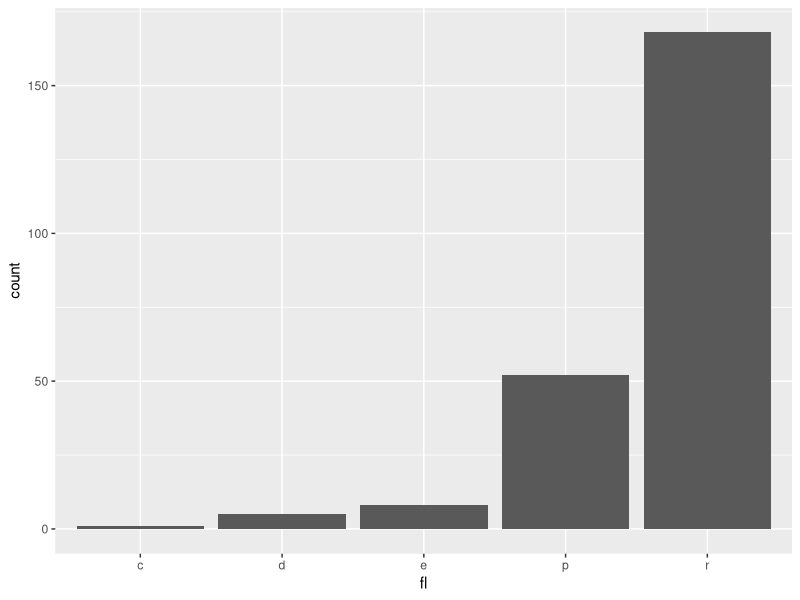
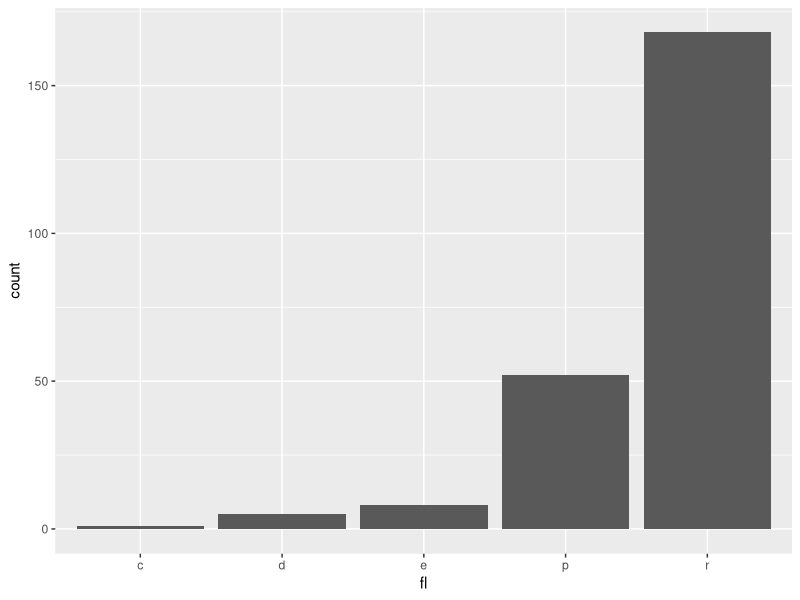
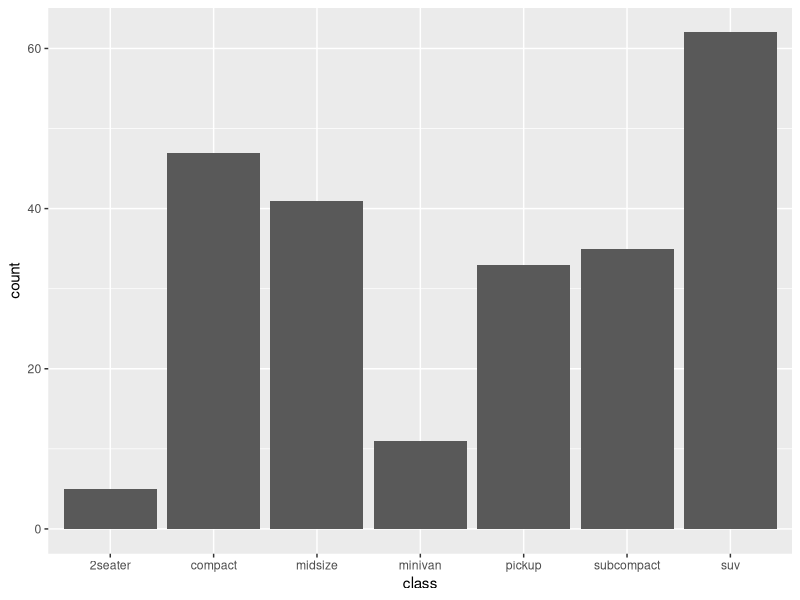
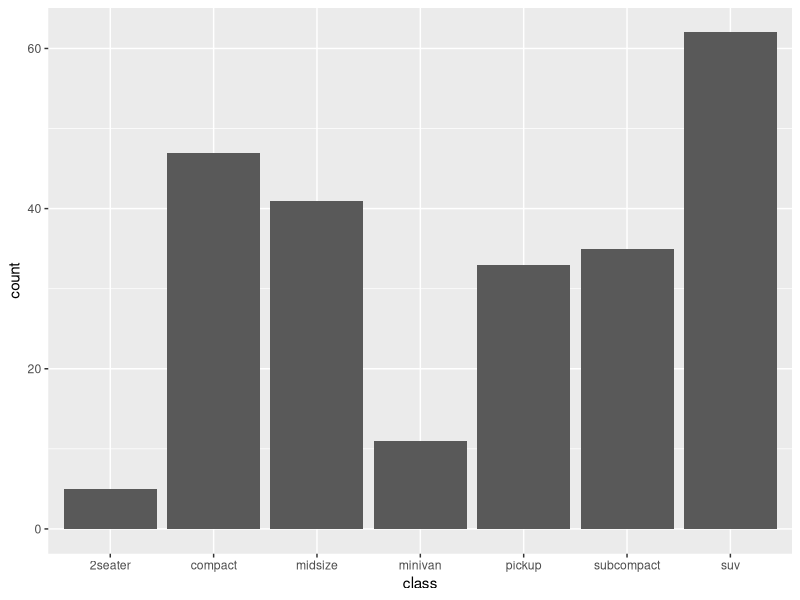
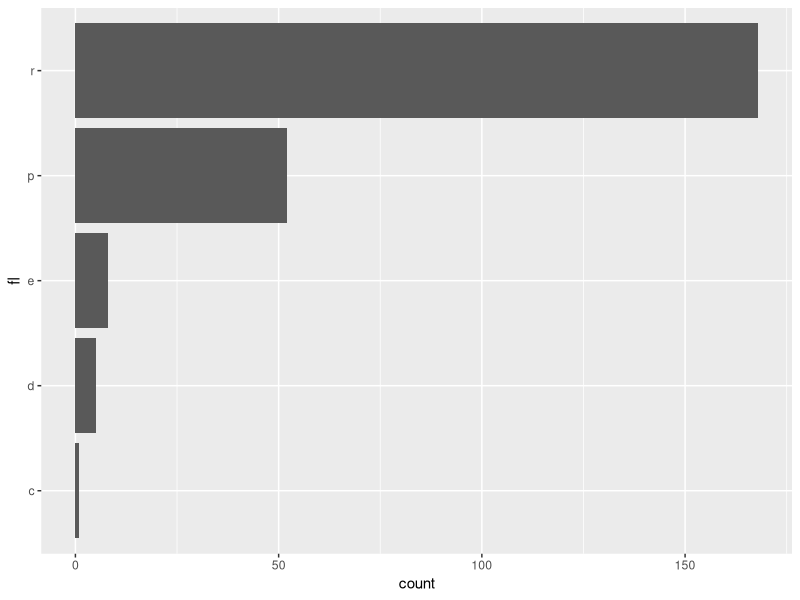
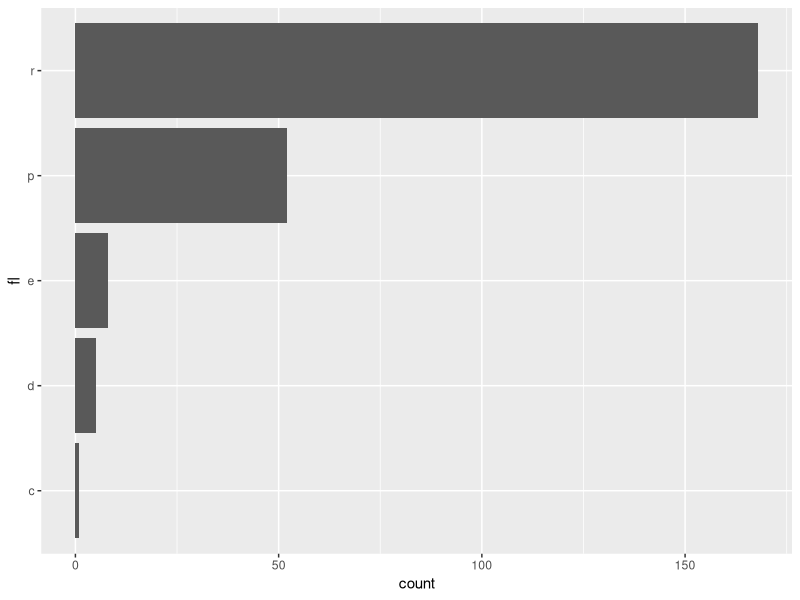
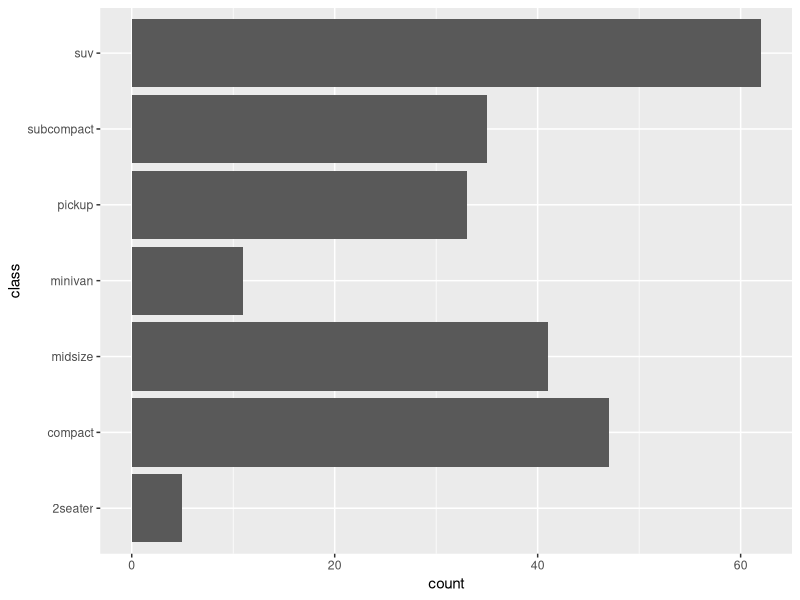
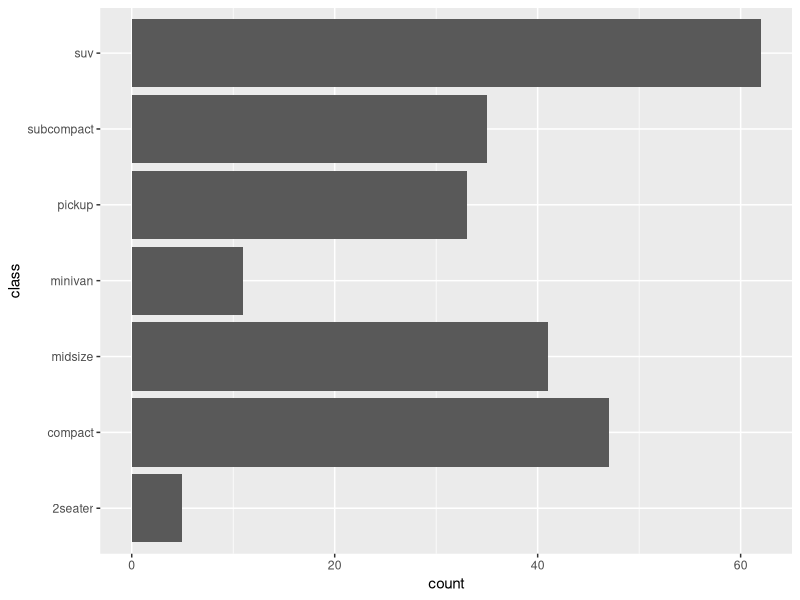

Recreate these plots in R, in order.
#uses ggplot2 and tidyverse packages
library(ggplot2)
library(tidyverse)

#views mpg data
view(mpg)

#makes bar plot
ggplot(mpg, aes(x=fl)) +
  geom_bar()

ggplot(mpg) +
  geom_bar(aes(fl))

#makes a bar plot dividing by class of car
ggplot(mpg, aes(class)) +
  geom_bar()

ggplot(mpg) +
  geom_bar(aes(class))

#changes orientation to horizontal
ggplot(mpg, aes(fl)) +
  geom_bar() +
  coord_flip()
ggplot(mpg) +
  geom_bar(aes(fl))+
  coord_flip()

ggplot(mpg, aes(class)) +
  geom_bar()+
  coord_flip()
ggplot(mpg)+
  geom_bar(aes(class))+
  coord_flip()

#bar chart maps aes
ggplot(mpg, aes(x=fl, y=cty)) +
  geom_bar(stat= "identity")

ggplot(mpg, aes(x=class, y=hwy)) +
  geom_bar(stat="identity") +
  coord_flip()
